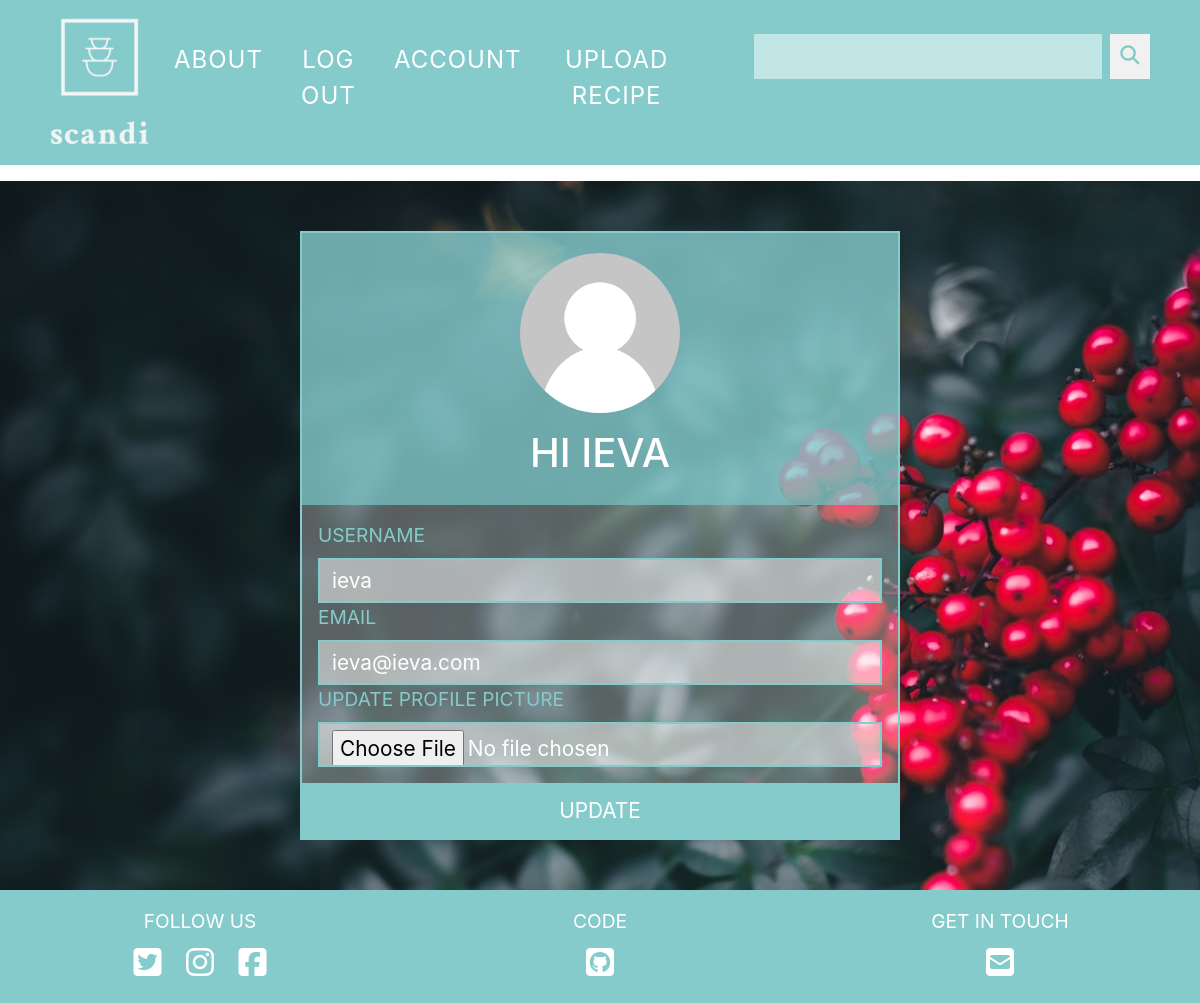
The page /account (signed in) on the database as committed earlier.
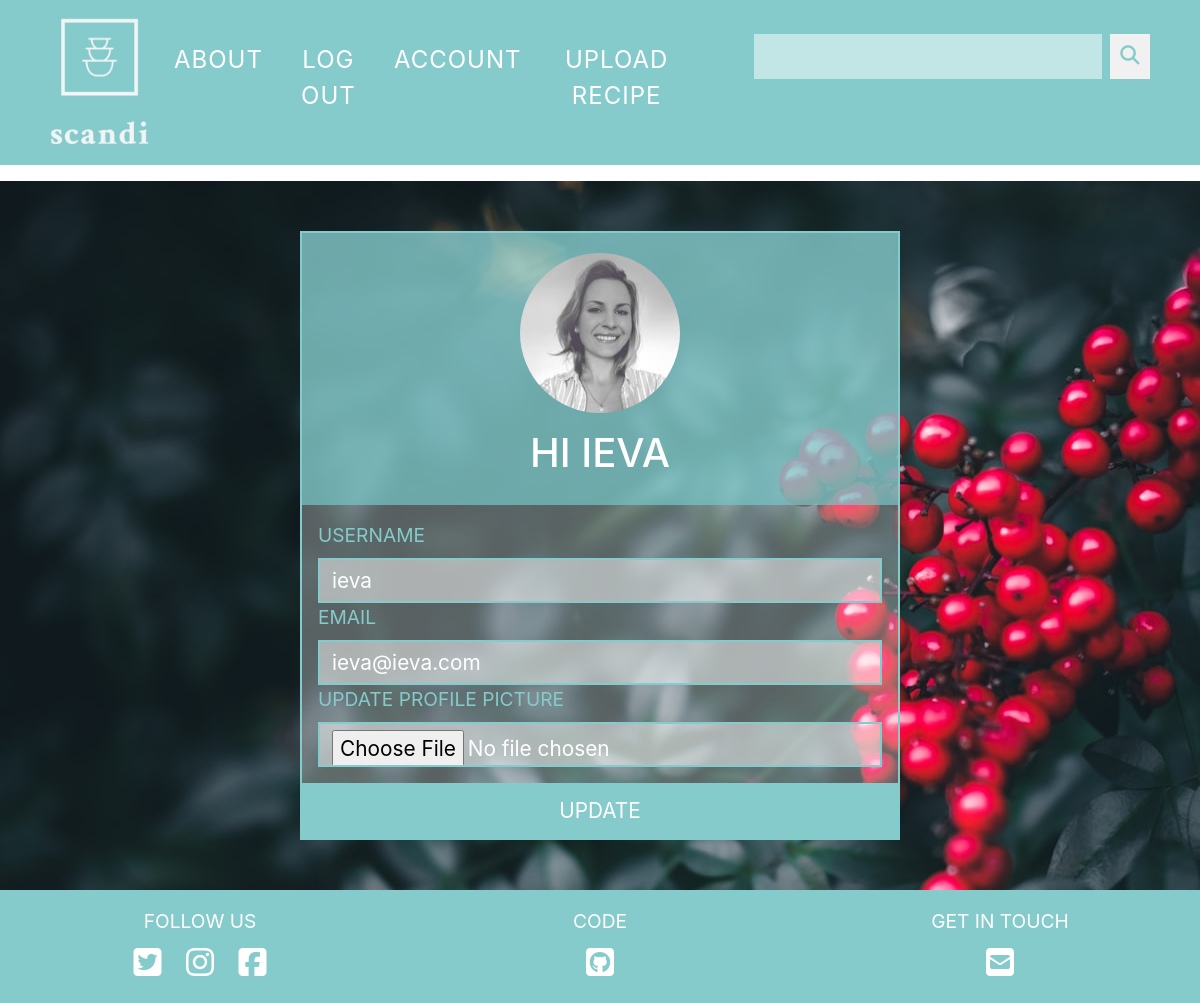
The same page on the database as committed later.
### scandiKitchen/models.py (models this page shows, shortened)
class User(db.Model,UserMixin):
    __tablename__ = 'users'
    id = db.Column(db.Integer,primary_key=True)
    profile_image = db.Column(db.String(64),nullable=False,default='default_profile.png')
    email = db.Column(db.String(64),unique=True,index=True)
    username = db.Column(db.String(64),unique=True,index=True)
    password_hash = db.Column(db.String(128))
    posts = db.relationship('Recipe',backref='author',lazy=True)

### scandiKitchen/users/views.py (the view)
@users.route('/account',methods=['GET','POST'])
@login_required
def account():
    form = UpdateUserForm()
    if form.validate_on_submit():
        if form.picture.data:
            username = current_user.username
            pic = add_profile_pic(form.picture.data,username)
            current_user.profile_image = pic
        current_user.username = form.username.data
        current_user.email = form.email.data
        db.session.commit()
        return redirect(url_for('users.account'))
    elif request.method == 'GET':
        form.username.data = current_user.username
        form.email.data = current_user.email
    profile_image = url_for('static',filename='profile_pics/'+current_user.profile_image)
    return render_template('account.html',profile_image=profile_image,form=form)

### scandiKitchen/users/forms.py (shortened to what this page needs)
class UpdateUserForm(FlaskForm):
     email = StringField('Email', validators=[DataRequired(),Email()])
     username = StringField('UserName', validators=[DataRequired()])
     picture = FileField('Update profile picture',validators=[FileAllowed(['jpg','png'])])
     submit = SubmitField('Update')

### scandiKitchen/models.py (called while the page is built)
@login_manager.user_loader
def load_user(user_id):
    return User.query.get(user_id)

### scandiKitchen/templates/account.html (shortened to what this page needs)
{% extends 'base.html' %}
{% block content %}
<div class="loginWrapper" align="center">
    <form class="register-form text-center" method="POST" action="" enctype="multipart/form-data">
        <div class="user-img-hi register-form-text">
            <img align='center' src="{{url_for('static', filename='profile_pics/' + current_user.profile_image)}}">
            <h1>Hi {{current_user.username}}</h1>
        </div>
        <div class="inputs-wrapper">
            {{form.username.label}}{{form.username(class="form-control loginForms")}}
            {{form.email.label}}{{form.email(class="form-control loginForms")}}
            {{form.picture.label}}{{form.picture(class="form-control loginForms")}}
        </div>
        {{form.submit(class="btn btn-primary")}}
    </form>
</div>
{% endblock %}

### scandiKitchen/templates/base.html (shortened to what this page needs)
<!DOCTYPE html>
<html lang="en">
<head>
    <link rel="stylesheet" href="https://stackpath.bootstrapcdn.com/bootstrap/4.4.1/css/bootstrap.min.css">
    <link rel="stylesheet" href="{{ url_for('static', filename='css/slider.css') }}">
    <link rel="stylesheet" href="{{ url_for('static', filename='css/main.css') }}">
    <link rel="stylesheet" href="{{ url_for('static', filename='css/about.css') }}">
    <link rel="stylesheet" href="{{ url_for('static', filename='css/forms.css') }}">
    <link rel="stylesheet" href="{{ url_for('static', filename='css/recipe.css') }}">
    <link rel="stylesheet" href="{{ url_for('static', filename='css/account.css') }}">
    <link rel="stylesheet" href="{{ url_for('static', filename='css/userRecipe.css') }}">
</head>
<body>
    <div class="container-fluid">
        <div class="row no-gutters">
            <div class="col-12">
                <nav class="navbar navbarAbout navbar-expand-lg navbar-light">
                    <a class="navbar-brand" href="{{url_for('core.index')}}"><img src="static/img/logo.jpg" alt="logo"></a>
                    <div class="collapse navbar-collapse" id="navbarNavDropdown">
                        <ul class="navbar-nav">
                            <li class="nav-link">
                                <a href="{{url_for('core.info')}}">About</a>
                            </li>
                            {% if current_user.is_authenticated %}
                            <li class="nav-link">
                                <a href="{{url_for('users.logout')}}">Log Out</a>
                            </li>
                            <li class="nav-link">
                                <a href="{{url_for('users.account')}}">Account</a>
                            </li>
                            <li class="nav-link">
                                <a href="{{url_for('recipes.create_recipe')}}">Upload Recipe</a>
                            </li>
                            {% endif %}
                            <li>
                                <form id="searchForm" class="search-form form-inline">
                                    <input id="txt_field" class="form-control mr-sm-2" type="search" aria-label="Search">
                                    <button id="search_btn" class="btn btn-outline-success my-2 my-sm-0" type="submit"><i class="fas fa-search" style="font-size: 1.2rem;"></i></button>
                                  </form>
                            </li>
                        </ul>
                    </div>
                </nav>
            </div>
        </div>
    </div>
    <div class="container-fluid">
        {% block content%}
        {% endblock %}
    </div>
    <footer>
        <div class="container-fluid">
            <div class="footer-content">
                <div class="row no-gutters">
                    <div class="footer-column col-4">
                        <h2>Follow us</h2>
                        <a href="#"><i class="icon fab fa-twitter-square"></i></a>
                        <a href="#"><i class="icon fab fa-instagram"></i></a>
                        <a cl href="#"><i class="icon fab fa-facebook-square"></i></a>
                    </div>
                    <div class="footer-column col-4">
                        <h2>Code</h2>
                        <a href="#"><i class="icon fab fa-github-square"></i></a>
                    </div>
                    <div class="footer-column col-4">
                        <h2>Get in touch</h2>
                        <a href="#"><i class="icon fas fa-envelope-square"></i></a>
                    </div>
                </div>
            </div>
        </div>
    </footer>
</body>
</html>

### scandiKitchen/static/css/main.css (style rules this page uses)
body { margin: 0; padding: 0; overflow-x: hidden; }
* { border-radius: 0!important; }
a { text-decoration: none; color: white; }
.fas { color: #85cbcc; }
.fab { color: #fff; }
.container-fluid { padding: 0; max-width: 1500px; }
.navbar { padding: 0; z-index: 9; padding-bottom: 10px; background-color: #85cbcc; }
.navbar-nav { text-align: center; }
.form-inline { flex-flow: row nowrap; }
.nav-link { font-size: 1.5rem; text-transform: uppercase; letter-spacing: 1px; font-weight: 400; margin-right: 10px; }
.nav-link a { color: #fff; }
.search-form { margin: 0 50px 0 50px; }
.form-control { font-size: 1.3rem; background-color: rgba(255, 255, 255, .5); border: 1px solid rgba(255, 255, 255, .5); }
.navbar-brand img { margin-left: 50px; max-width: 100px; height: auto; margin-top: 10px; }
button.btn.btn-outline-success.my-2.my-sm-0 { padding: 10.5px; }
.btn { border: none; outline: none; padding: 12px 16px; background-color: #f1f1f1; cursor: pointer; }
footer { position: relative; width: 100%; bottom: 0; }
.footer-content { background-color: #85cbcc; text-align: center; padding: 20px 0 20px 0; }
.footer-column h2 { font-size: 1.2rem; color: #fff; text-transform: uppercase; font-weight: 400; }
.icon { color: #fff; font-size: 2rem; margin: 5px 10px 5px 10px; }
@media (min-width: 768px) { .navbar-expand-lg .navbar-collapse { justify-content: flex-end; } }
@media (min-width: 768px) { .navbar { margin-bottom: 1em; } }

### scandiKitchen/static/css/about.css (style rules this page uses)
.row { max-width: 1500px; padding: 0; margin: 0; }

### scandiKitchen/static/css/forms.css (style rules this page uses)
.loginWrapper { display: flex; justify-content: center; background-image: url(/static/img/back1.jpg); }
.loginWrapper img { max-height: 41em; }
.register-form { position: relative; border: 2px solid #85cbcc; margin: 50px 0 50px 0; width: 95%; }
.register-form-text { background-color: rgba(133, 203, 204,0.8); padding: 20px 0 20px 0; }
.inputs-wrapper { text-align: left; padding: 1em; background-color: rgba(255,255,255,0.3); }
label { display: inline-block; margin-bottom: .5rem; color: #85cbcc; text-transform: uppercase; font-size: 1.2rem; }
.loginForms { color: white; border: solid 2px #85cbcc; }
input#submit { width: 100%; background-color: #85cbcc; text-transform: uppercase; font-size: 1.3rem; }
@media (min-width: 1200px) { .register-form { width: 50%; } }

### scandiKitchen/static/css/account.css (style rules this page uses)
.user-img-hi { text-align: center; }
.user-img-hi img { max-width: 10em; border-radius: 300px!important; }
.user-img-hi h1 { text-transform: uppercase; color: white; margin-top: 1rem; }

Rows that differ between the two databases and show on the page:
changed User "IEVA": profile_image: picture added in place of a placeholder
